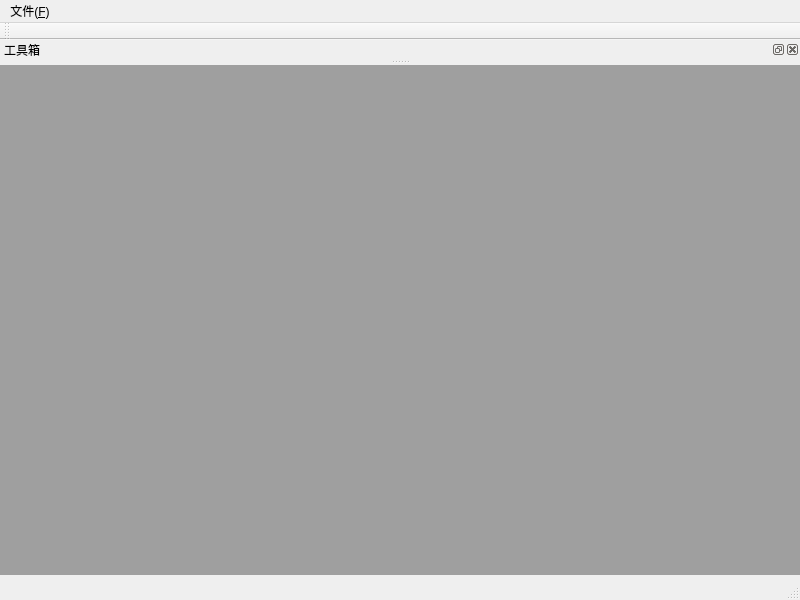
<?xml version="1.0" encoding="UTF-8"?>
<ui version="4.0">
 <class>MainWindow</class>
 <widget class="QMainWindow" name="MainWindow">
  <property name="geometry">
   <rect>
    <x>0</x>
    <y>0</y>
    <width>800</width>
    <height>600</height>
   </rect>
  </property>
  <property name="windowTitle">
   <string>MainWindow</string>
  </property>
  <widget class="QWidget" name="centralwidget">
   <widget class="QMdiArea" name="mdiArea">
    <property name="geometry">
     <rect>
      <x>0</x>
      <y>-31</y>
      <width>801</width>
      <height>541</height>
     </rect>
    </property>
   </widget>
  </widget>
  <widget class="QMenuBar" name="menubar">
   <property name="geometry">
    <rect>
     <x>0</x>
     <y>0</y>
     <width>800</width>
     <height>25</height>
    </rect>
   </property>
   <widget class="QMenu" name="menu">
    <property name="title">
     <string>文件(&amp;F)</string>
    </property>
    <addaction name="actionnew_N"/>
    <addaction name="actionshowdock_D"/>
   </widget>
   <addaction name="menu"/>
  </widget>
  <widget class="QStatusBar" name="statusbar"/>
  <widget class="QDockWidget" name="dockWidget">
   <property name="windowTitle">
    <string>工具箱</string>
   </property>
   <attribute name="dockWidgetArea">
    <number>4</number>
   </attribute>
   <widget class="QWidget" name="dockWidgetContents">
    <widget class="QWidget" name="verticalLayoutWidget">
     <property name="geometry">
      <rect>
       <x>70</x>
       <y>90</y>
       <width>181</width>
       <height>191</height>
      </rect>
     </property>
     <layout class="QVBoxLayout" name="verticalLayout">
      <item>
       <widget class="QTextEdit" name="textEdit"/>
      </item>
     </layout>
    </widget>
   </widget>
  </widget>
  <widget class="QToolBar" name="toolBar">
   <property name="windowTitle">
    <string>toolBar</string>
   </property>
   <attribute name="toolBarArea">
    <enum>TopToolBarArea</enum>
   </attribute>
   <attribute name="toolBarBreak">
    <bool>false</bool>
   </attribute>
  </widget>
  <action name="actionnew_N">
   <property name="icon">
    <iconset resource="res.qrc">
     <normaloff>:/res/new.ico</normaloff>:/res/new.ico</iconset>
   </property>
   <property name="text">
    <string>新建文件(&amp;N)</string>
   </property>
   <property name="iconText">
    <string>新建文件(N)</string>
   </property>
  </action>
  <action name="actionshowdock_D">
   <property name="icon">
    <iconset resource="res.qrc">
     <normaloff>:/res/dock.ico</normaloff>:/res/dock.ico</iconset>
   </property>
   <property name="text">
    <string>显示dock(&amp;D)</string>
   </property>
  </action>
 </widget>
 <resources>
  <include location="res.qrc"/>
 </resources>
 <connections/>
</ui>
